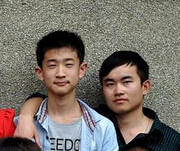
%> input picture MATLAB优化算法案例分析与应用（进阶篇）11-20章程序下载/第16章/1.jpg, 180 x 151 px
$ octave canny_seg.m   (GNU Octave 9; MATLAB toolbox functions it lacks are replaced by stand-ins)
%> lines starting %> are read from the running program, lines starting %| are printed output that depends on the picture
%> the answer given: ../../第16章/1.jpg
%> further down, im is the input picture: size 151x180x3 uint8; mean R, G, B 119.6, 111.6, 103.4
### MATLAB优化算法案例分析与应用（进阶篇）11-20章程序下载/第17章/人足迹特征比对系统设计/rgb2hsi.m
function hsi=rgb2hsi(rgb)

rgb=im2double(rgb);
r = rgb(:, :, 1);
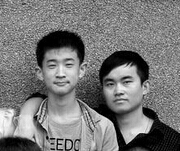
%> r: size 151x180 double; min 0, max 1, mean 0.469
g = rgb(:, :, 2);
b = rgb(:, :, 3);
num=0.5*((r-g)+(r-b));
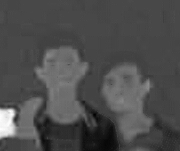
%> num: size 151x180 double; min -0.288, max 0.816, mean 0.0474; drawn with min black and max white
den=sqrt((r-g).*(r-g))+(r-b).*(g-b);
theta=acos(num./(den+eps));

H=theta;
H(b>g)=2*pi-H(b>g);
H=H/(2*pi);

num=min(min(r,g),b);
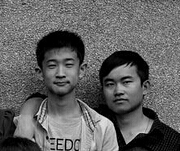
%> num: size 151x180 double; min 0, max 0.91, mean 0.385
den=r+g+b;
den(den==0)=eps;
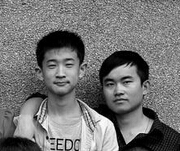
%> den: size 151x180 double; min 2.22e-16, max 2.88, mean 1.31; drawn with min black and max white
S=1-3.*num./den;
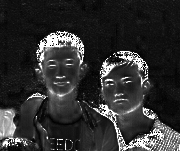
%> S: size 151x180 double; min 0, max 1, mean 0.19
H(S==0)=0;

I=(r+g+b)/3;

hsi=cat(3,H,S,I);

### MATLAB优化算法案例分析与应用（进阶篇）11-20章程序下载/第17章/人足迹特征比对系统设计/canny_seg.m
%% canny算子
clc,clear,close all
[filename ,pathname]=...
    uigetfile({'*.bmp';'*.jpg';},'选择图片'); %选择图片路径
str = [pathname filename];%合成路径+文件名
im = imread(str);               %  读图
% i= rgb2gray(im);
    hsi=rgb2hsi(im);
    H = hsi(:, :, 1);
    S = hsi(:, :, 2);
    I = hsi(:, :, 3);
    i= I;
i = medfilt2(i,[5,5]);  % 中值滤波
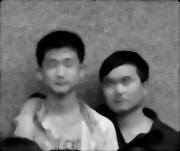
%> i: size 151x180 double; min 0, max 0.933, mean 0.436
subplot(1,2,1);
imshow(im);title('原图像');              % 显示原图像
j = edge(i,'canny') ;                   % 应用canny算子图像边缘检测
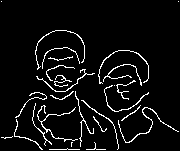
%> j: size 151x180 logical; 5.9% white in thin lines or dots
subplot(1,2,2);
imshow(j); title('canny算子图像边缘检测'); % 显示canny算子图像边缘检测

$ run again, with MATLAB优化算法案例分析与应用（进阶篇）11-20章程序下载/第16章/xbb.jpg copied over MATLAB优化算法案例分析与应用（进阶篇）11-20章程序下载/第16章/1.jpg
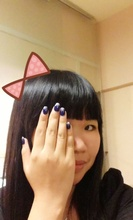
%> input picture MATLAB优化算法案例分析与应用（进阶篇）11-20章程序下载/第16章/xbb.jpg, 133 x 220 px, shrunk from 610 x 1006 before the run
%> im is the input picture: size 220x133x3 uint8; mean R, G, B 158, 129.7, 98.9
%> `i = medfilt2(i,[5,5]);`:
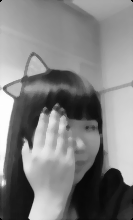
%> i: size 220x133 double; min 0, max 0.996, mean 0.505
%> `j = edge(i,'canny') ;`:
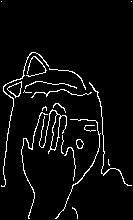
%> j: size 220x133 logical; 4.7% white in thin lines or dots

$ run again, with MATLAB优化算法案例分析与应用（进阶篇）11-20章程序下载/第16章/xbb2.jpg copied over MATLAB优化算法案例分析与应用（进阶篇）11-20章程序下载/第16章/1.jpg
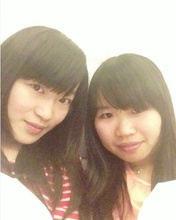
%> input picture MATLAB优化算法案例分析与应用（进阶篇）11-20章程序下载/第16章/xbb2.jpg, 176 x 220 px, shrunk from 432 x 539 before the run
%> im is the input picture: size 220x176x3 uint8; mean R, G, B 189.3, 171.8, 154.1
%> `i = medfilt2(i,[5,5]);`:
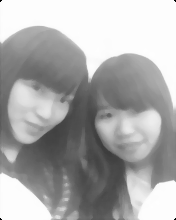
%> i: size 220x176 double; min 0, max 0.996, mean 0.671
%> `j = edge(i,'canny') ;`:
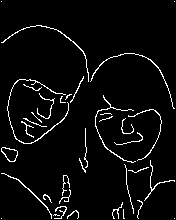
%> j: size 220x176 logical; 4.5% white in thin lines or dots
